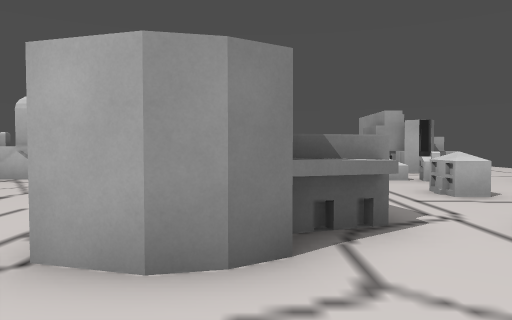
[1] (above)

24 first-person views from a walk through a Godot game level. The camera is 1.4 m above the floor, tilts 2° down and sees 70° across. The floor is counted in squares, 1.8 m on a side. Each view is taken from the middle of a square. On the plan, view 1 faces up. The plan holds only what a view shows up to about 12 squares ahead; the rest is blank. The place goes on beyond the plan.

[2]
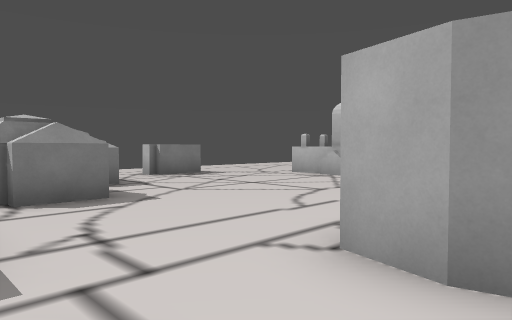

[3]
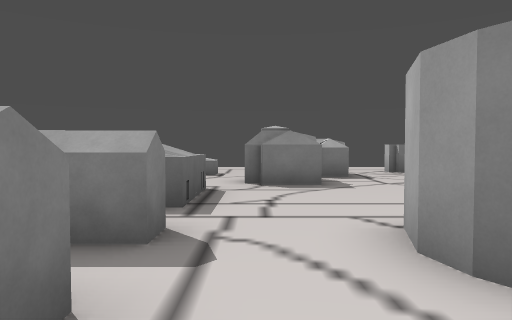

[4]
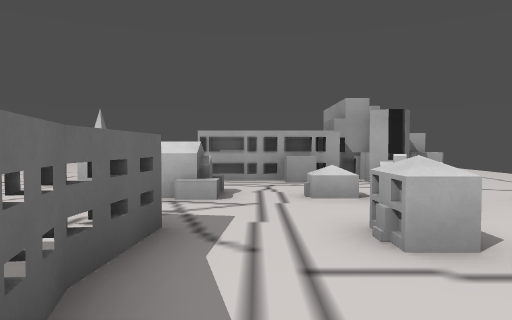

[5]
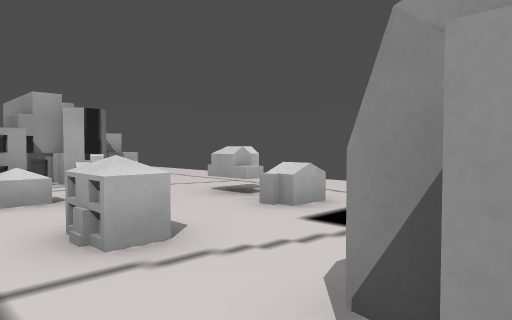

[6]
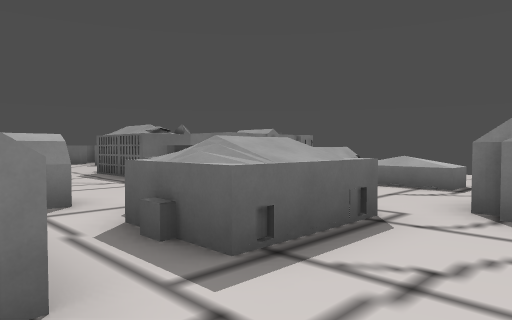

[7]
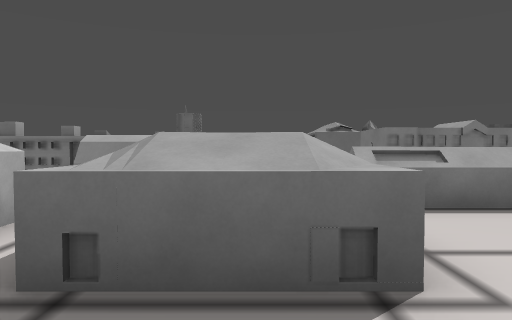

[8]
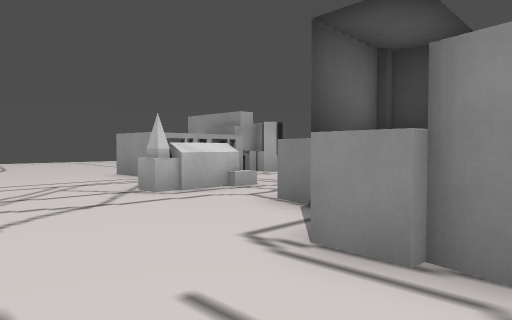

[9]
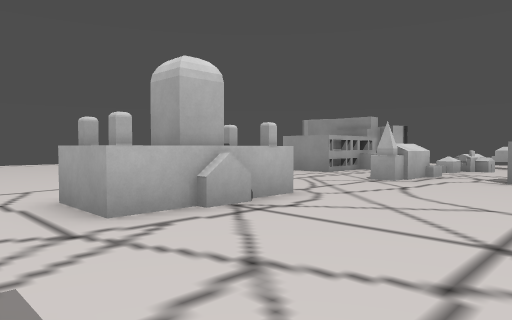

[10]
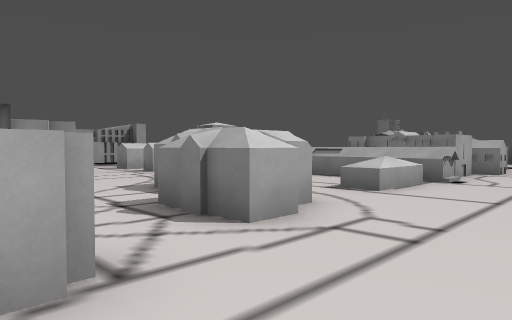

[11]
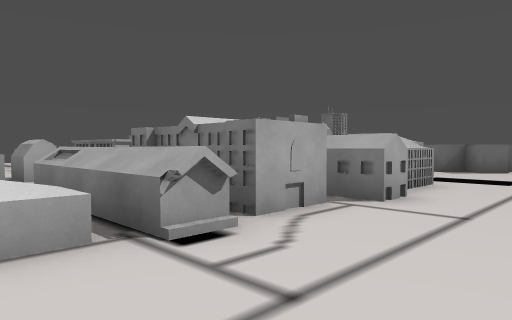

[12]
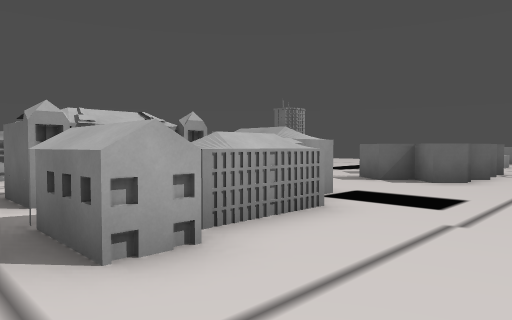

[13]
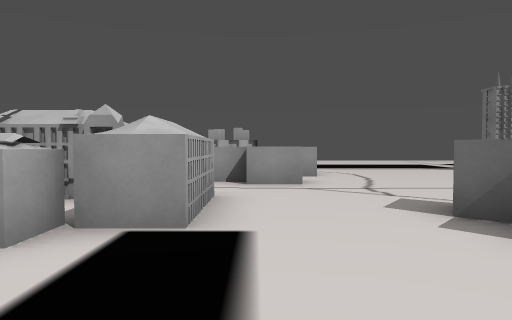

[14]
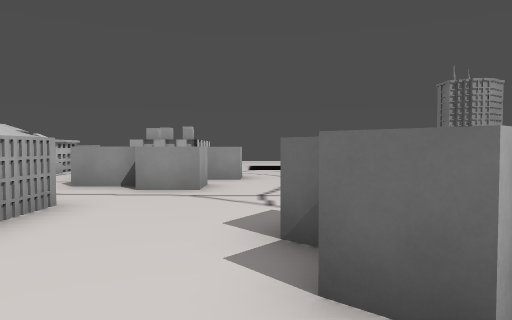

[15]
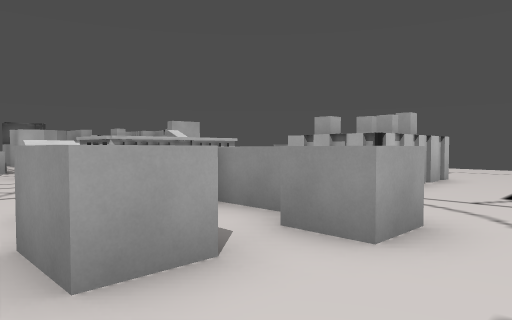

[16]
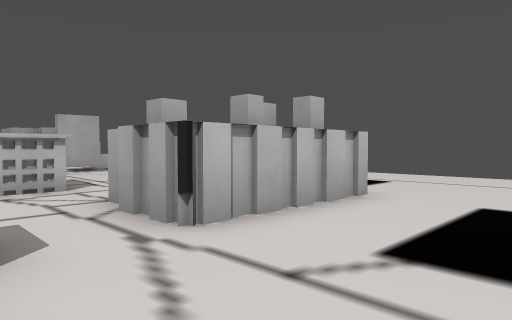

[17]
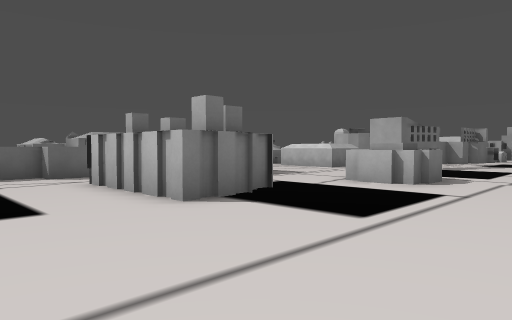

[18]
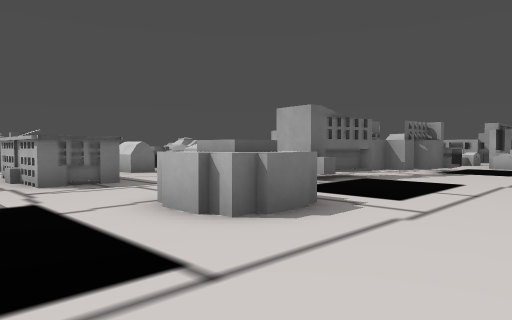

[19]
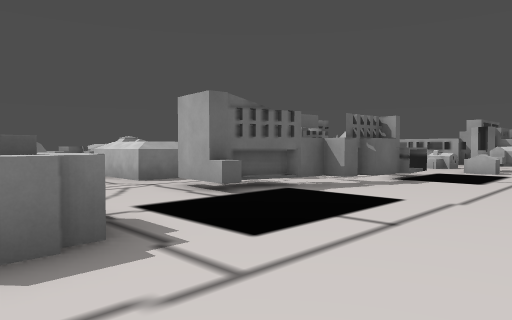

[20]
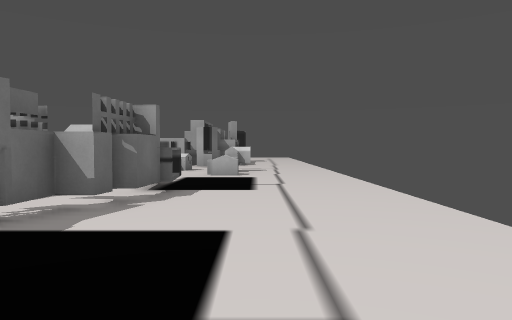

[21]
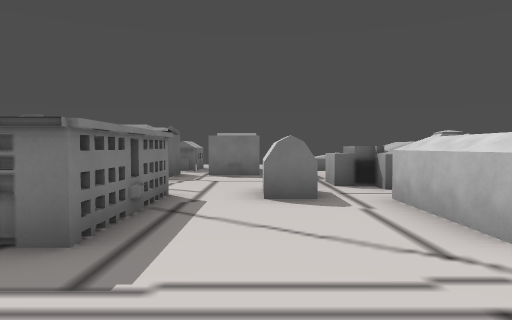

[22]
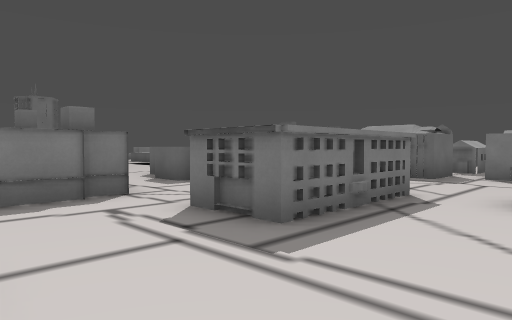

[23]
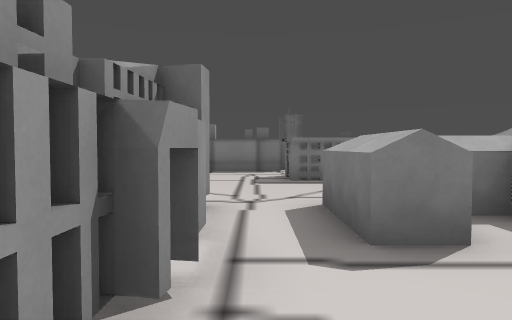

[24]
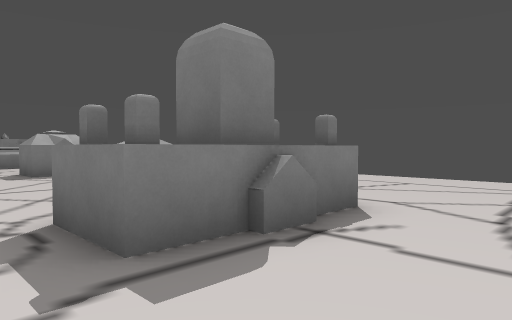

### Floor plan
Key: @ floor where view 1 was taken; # wall or solid block; . floor; = window, fence, low wall or low ledge; ^ raised ledge; O other object.
Columns run from 12 left of view 1 to 9 right of it. Each row starts with its distance up from view 1.
 14      ..   ....
 13     .........#  #   ..
 12  ............###### ..
 11 ...............^.#...
 10 .....^#^......... ...
  9 .....^^^....^^.O. ...
  8    .............^.^...
  7    ...................
  6 ..#.........##.=..O...
  5  ...........##........
  4 ...........###...^....
  3 ...##......##^.##=....
  2  ..#  #........###....
  1  .... #........###....
  0  ......^^^.^@^.##.....
 -1 ...^...^^^.^.^.##.....
 -2  ..^....^..^^^.##. ...
 -3 ...^^^^........... ...
 -4 ...####...............
 -5 ...## #..........^^..
 -6  ..##.....####...^^...
 -7 ...^ .#...####........
 -8 ...# .#..............
 -9  ..^^##...  ..###  ...
-10  ...##..^ ^..####.....
-11 ........^..^.####.....
-12  .......^.^...........
-13  ....................
-14   .###.........   .. .

Where each view was taken, in squares from view 1:
view 1: 0 up, 0 right, facing up
view 2: 0 up, 0 right, facing up-left
view 3: 1 up, 2 right, facing left
view 4: 3 up, 2 right, facing up
view 5: 3 up, 2 right, facing up-right
view 6: 2 up, 1 left, facing down-left
view 7: 2 up, 4 left, facing down
view 8: 3 up, 4 left, facing up-right
view 9: 5 up, 9 left, facing up-right
view 10: 6 up, 12 left, facing down-right
view 11: 1 down, 12 left, facing down-right
view 12: 5 down, 12 left, facing down-right
view 13: 11 down, 12 left, facing right
view 14: 13 down, 11 left, facing right
view 15: 14 down, 5 left, facing up-right
view 16: 14 down, 1 left, facing up-right
view 17: 14 down, 9 right, facing up-left
view 18: 9 down, 9 right, facing up-left
view 19: 6 down, 9 right, facing up-left
view 20: 4 down, 7 right, facing up
view 21: 4 down, 4 right, facing left
view 22: 3 down, 4 right, facing down-left
view 23: 3 up, 2 right, facing down
view 24: 13 up, 3 left, facing down-left
